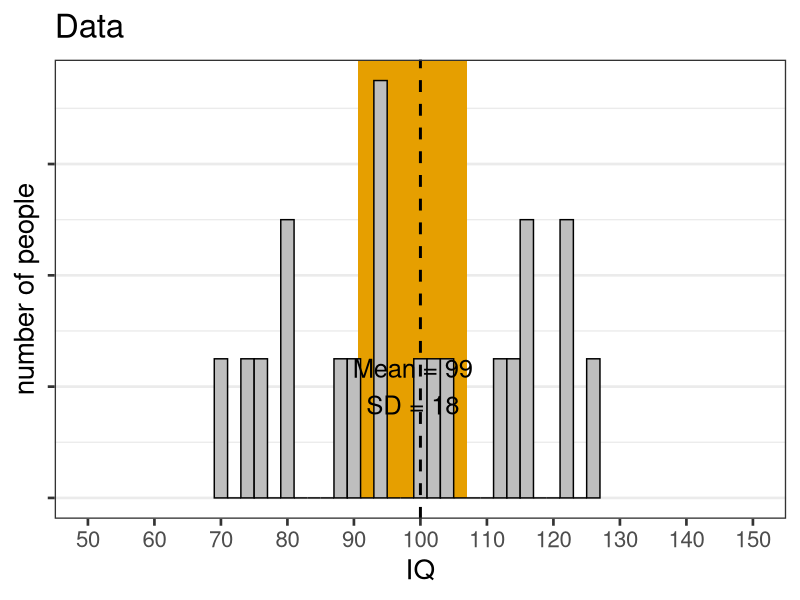
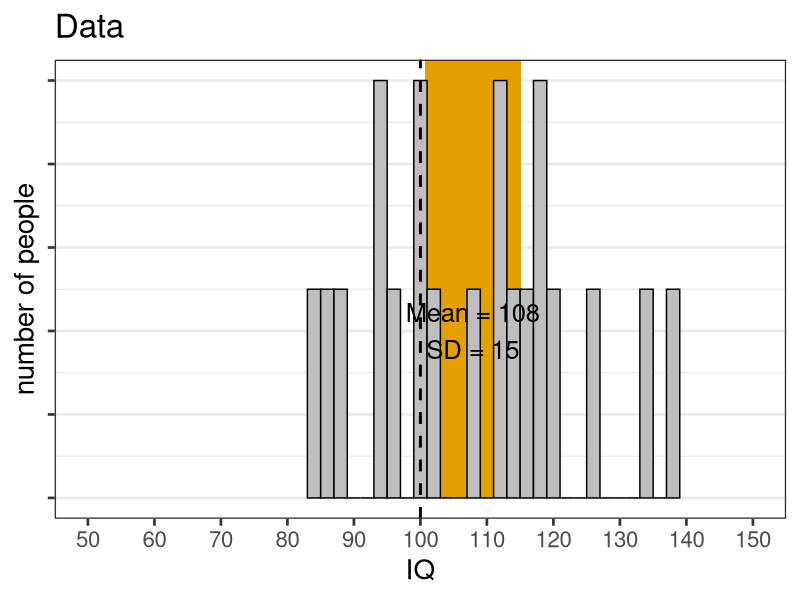

Source code (R) for these figures, in order:
## ---- chunk 1
knitr::opts_chunk$set(echo = TRUE)

## ---- chunk 2
if(!require(ggplot2)){install.packages('ggplot2')}
library(ggplot2)

n=20 #set sample size
nSims<-100000 #set number of simulations

x<-rnorm(n = n, mean = 100, sd = 15) #create sample from normal distribution

#95%CI
CIU<-mean(x)+qt(0.975, df = n-1)*sd(x)*sqrt(1/n)
CIL<-mean(x)-qt(0.975, df = n-1)*sd(x)*sqrt(1/n)

#plot data
#png(file="CI_mean.png",width=2000,height=2000, res = 300)
ggplot(as.data.frame(x), aes(x))  + 
  geom_rect(aes(xmin=CIL, xmax=CIU, ymin=0, ymax=Inf), fill="#E69F00") +
  geom_histogram(colour="black", fill="grey", aes(y=..density..), binwidth=2) +
  xlab("IQ") + ylab("number of people")  + ggtitle("Data") + theme_bw(base_size=20) + 
  theme(panel.grid.major.x = element_blank(), axis.text.y = element_blank(), panel.grid.minor.x = element_blank()) + 
  geom_vline(xintercept=100, colour="black", linetype="dashed", size=1) + 
  coord_cartesian(xlim=c(50,150)) + scale_x_continuous(breaks=c(50,60,70,80,90,100,110,120,130,140,150)) +
  annotate("text", x = mean(x), y = 0.02, label = paste("Mean = ",round(mean(x)),"\n","SD = ",round(sd(x)),sep=""), size=6.5)
dev.off()
## ---- chunk 3
if(!require(ggplot2)){install.packages('ggplot2')}
library(ggplot2)
set.seed(123456)
n=20 #set sample size
nSims<-100000 #set number of simulations

x<-rnorm(n = n, mean = 100, sd = 15) #create sample from normal distribution

#95%CI
CIU<-mean(x)+qt(0.975, df = n-1)*sd(x)*sqrt(1/n)
CIL<-mean(x)-qt(0.975, df = n-1)*sd(x)*sqrt(1/n)

#plot data
#png(file="CI_mean.png",width=2000,height=2000, res = 300)
ggplot(as.data.frame(x), aes(x))  + 
  geom_rect(aes(xmin=CIL, xmax=CIU, ymin=0, ymax=Inf), fill="#E69F00") +
  geom_histogram(colour="black", fill="grey", aes(y=..density..), binwidth=2) +
  xlab("IQ") + ylab("number of people")  + ggtitle("Data") + theme_bw(base_size=20) + 
  theme(panel.grid.major.x = element_blank(), axis.text.y = element_blank(), panel.grid.minor.x = element_blank()) + 
  geom_vline(xintercept=100, colour="black", linetype="dashed", size=1) + 
  coord_cartesian(xlim=c(50,150)) + scale_x_continuous(breaks=c(50,60,70,80,90,100,110,120,130,140,150)) +
  annotate("text", x = mean(x), y = 0.02, label = paste("Mean = ",round(mean(x)),"\n","SD = ",round(sd(x)),sep=""), size=6.5)
## ---- chunk 4
dev.off()
